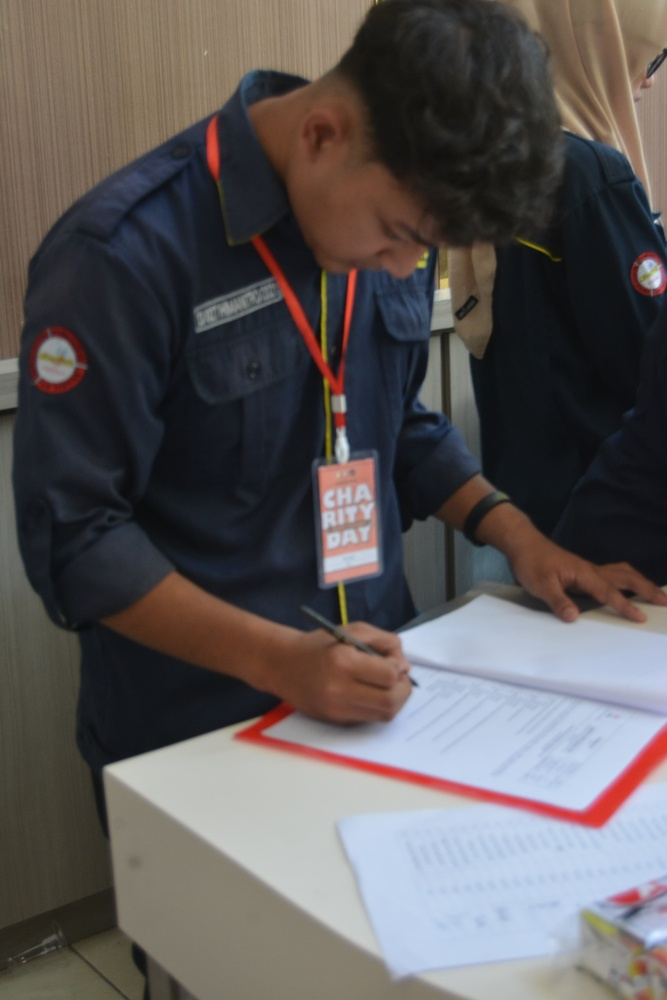
#> input picture fajri.jpeg, 667 x 1000 px, shrunk from 2773 x 4160 before the run
$ python Latihan6_translasi.py
#> lines starting #> are read from the running program, lines starting #| are printed output that depends on the picture
import cv2
import  numpy as np
image = cv2.imread("fajri.jpeg")
#> image is the input picture: shape (1000, 667, 3); mean B, G, R 87.7, 87.8, 92.5
height, width = image.shape[:2]
#> height = 1000; width = 667
# membuat matriks M dengan contoh Tx = 100 & Ty=50
M =np.float32([[1,0,100],[0,1,50]])
image_translasi = cv2.warpAffine(image,M,(height,width))
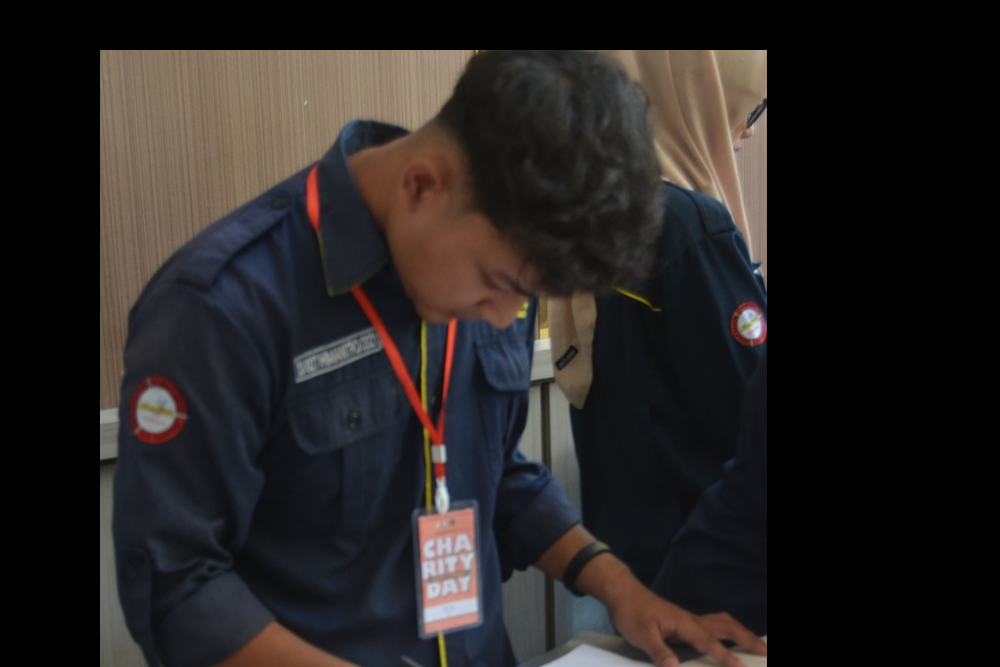
#> image_translasi: shape (667, 1000, 3); mean B, G, R 33.9, 35, 38.7
cv2.imshow('Citra',image)
cv2.imshow('Citra hasil translasi',image_translasi)
cv2.waitKey(0)

$ run again, with haq.jpg copied over fajri.jpeg
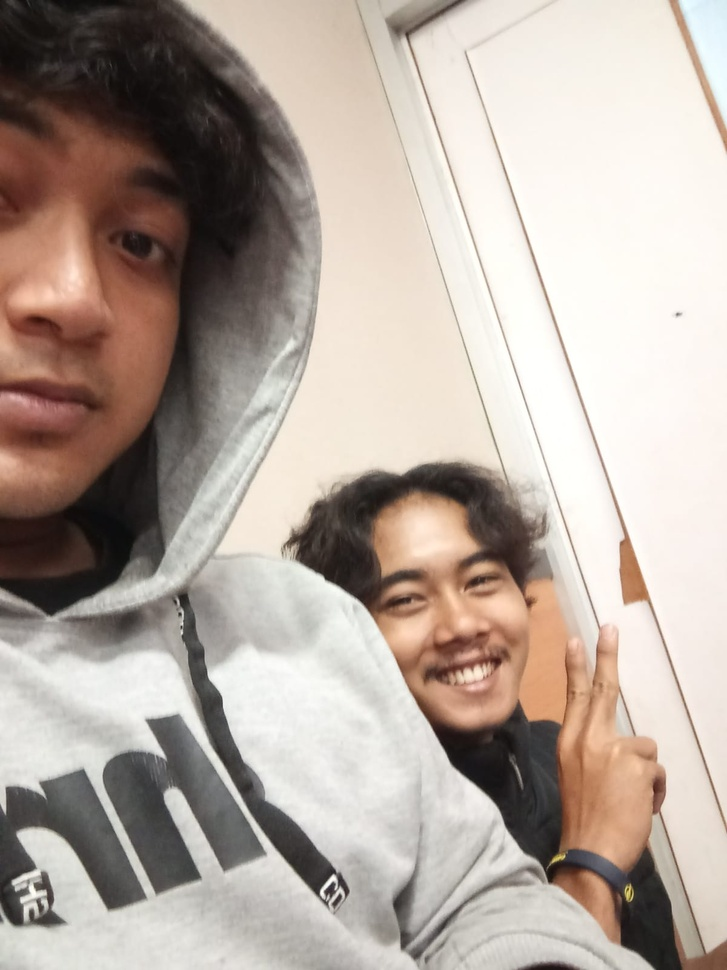
#> input picture haq.jpg, 727 x 970 px, shrunk from 1200 x 1600 before the run
#> image is the input picture: shape (970, 727, 3); mean B, G, R 159, 168, 180.6
#> `image_translasi = cv2.warpAffine(image,M,(height,width))`:
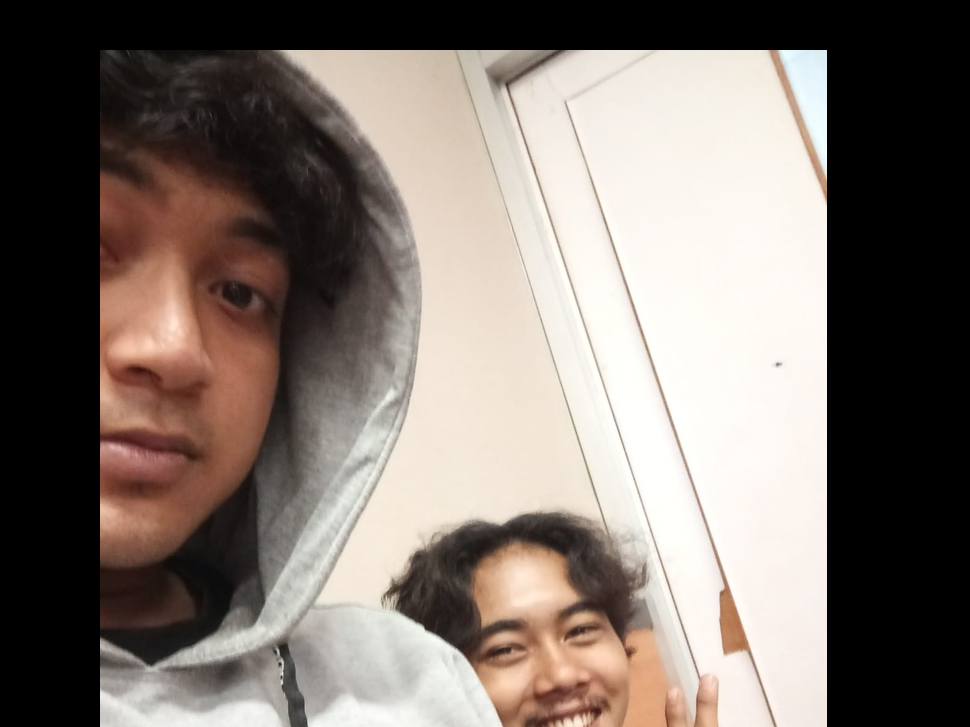
#> image_translasi: shape (727, 970, 3); mean B, G, R 110.3, 117, 127.1
